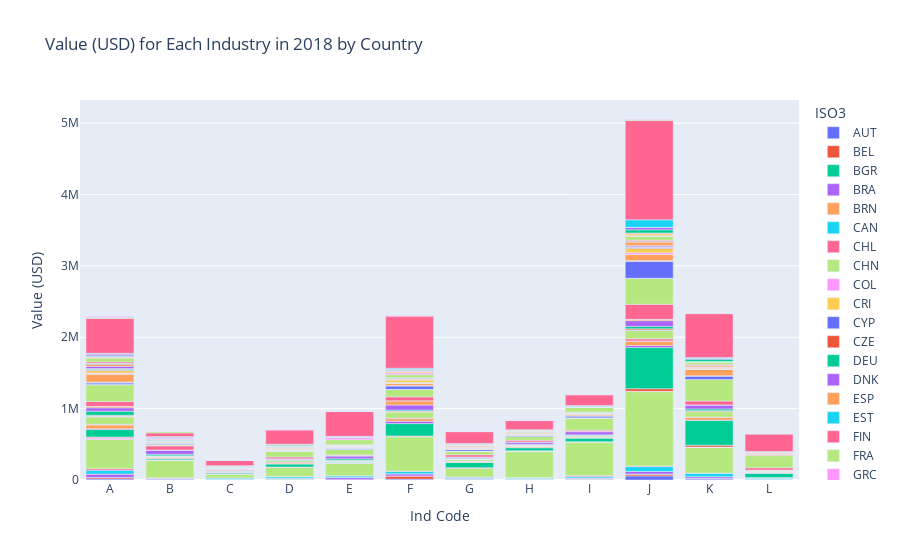

This figure's notebook cell:
### Markdown cell above
As predicted, Asia is the largest contributer globally in the industries as a whole. Europe and America are not too far behind though. Individually the USA is still the produces the most value from it's industries, closly folowed by China. This data is from 2018 though, and given how much China's economy has grown over the years, I believe it may have overtaken the US.

### Code cell
# Aggregate data by industry and country
aggregated_data = df_eng_final_2018.groupby(['Ind Code', 'ISO3'])['Value (USD)'].sum().reset_index()

# Create the bar chart
fig = px.bar(aggregated_data, x='Ind Code', y='Value (USD)', color='ISO3', title='Value (USD) for Each Industry in 2018 by Country')


# Show the plot
fig.show()

### Figure 1 — Plotly figure (JSON) as saved in the notebook; plotly's stock layout.template omitted (floating-point values rounded to 4 significant figures)
{"data": [{"alignmentgroup": "True", "hovertemplate": "ISO3=AUT<br>Ind Code=%{x}<br>Value (USD)=%{y}<extra></extra>", "legendgroup": "AUT", "marker": {"color": "#636efa", "pattern": {"shape": ""}}, "name": "AUT", "offsetgroup": "AUT", "orientation": "v", "showlegend": true, "textposition": "auto", "type": "bar", "x": ["A", "B", "C", "D", "E", "F", "G", "H", "I", "J", "K", "L"], "xaxis": "x", "y": [14270.0, 2342.0, 6085.0, 7162.0, 1871.0, 12940.0, 5872.0, 6174.0, 9814.0, 57200.0, 13770.0, 6411.0], "yaxis": "y"}, {"alignmentgroup": "True", "hovertemplate": "ISO3=BEL<br>Ind Code=%{x}<br>Value (USD)=%{y}<extra></extra>", "legendgroup": "BEL", "marker": {"color": "#EF553B", "pattern": {"shape": ""}}, "name": "BEL", "offsetgroup": "BEL", "orientation": "v", "showlegend": true, "textposition": "auto", "type": "bar", "x": ["A", "B", "C", "D", "E", "F", "G", "H", "I", "J", "K", "L"], "xaxis": "x", "y": [18770.0, 3035.0, 2050.0, 4623.0, 2823.0, 42180.0, 5038.0, 5935.0, 6278.0, 22740.0, 7512.0, 3024.0], "yaxis": "y"}, {"alignmentgroup": "True", "hovertemplate": "ISO3=BGR<br>Ind Code=%{x}<br>Value (USD)=%{y}<extra></extra>", "legendgroup": "BGR", "marker": {"color": "#00cc96", "pattern": {"shape": ""}}, "name": "BGR", "offsetgroup": "BGR", "orientation": "v", "showlegend": true, "textposition": "auto", "type": "bar", "x": ["A", "B", "C", "D", "E", "F", "G", "H", "I", "J", "K", "L"], "xaxis": "x", "y": [2606.0, 1605.0, 274.8, 715.0, 317.8, 1482.0, 874.9, 970.2, 856.0, 4543.0, 776.8, 1023.0], "yaxis": "y"}, {"alignmentgroup": "True", "hovertemplate": "ISO3=BRA<br>Ind Code=%{x}<br>Value (USD)=%{y}<extra></extra>", "legendgroup": "BRA", "marker": {"color": "#ab63fa", "pattern": {"shape": ""}}, "name": "BRA", "offsetgroup": "BRA", "orientation": "v", "showlegend": true, "textposition": "auto", "type": "bar", "x": ["A", "B", "C", "D", "E", "F", "G", "H", "I", "J", "K"], "xaxis": "x", "y": [48565, 18580.0, 3530.0, 12970.0, 28030.0, 30460.0, 10040.0, 7876.0, 11300.0, 35120.0, 24890.0], "yaxis": "y"}, {"alignmentgroup": "True", "hovertemplate": "ISO3=BRN<br>Ind Code=%{x}<br>Value (USD)=%{y}<extra></extra>", "legendgroup": "BRN", "marker": {"color": "#FFA15A", "pattern": {"shape": ""}}, "name": "BRN", "offsetgroup": "BRN", "orientation": "v", "showlegend": true, "textposition": "auto", "type": "bar", "x": ["A", "B", "C", "D", "E", "F", "G", "H", "I", "J", "K"], "xaxis": "x", "y": [16.8, 47.5, 2.4, 6.9, 1247.0, 37.6, 6.9, 13.7, 3.9, 33.3, 74.8], "yaxis": "y"}, {"alignmentgroup": "True", "hovertemplate": "ISO3=CAN<br>Ind Code=%{x}<br>Value (USD)=%{y}<extra></extra>", "legendgroup": "CAN", "marker": {"color": "#19d3f3", "pattern": {"shape": ""}}, "name": "CAN", "offsetgroup": "CAN", "orientation": "v", "showlegend": true, "textposition": "auto", "type": "bar", "x": ["A", "B", "C", "D", "E", "F", "G", "H", "I", "J", "K", "L"], "xaxis": "x", "y": [51690.0, 4126.0, 16360.0, 20720.0, 23580.0, 34810.0, 16820.0, 12710.0, 19090.0, 68290.0, 49130.0, 16070.0], "yaxis": "y"}, {"alignmentgroup": "True", "hovertemplate": "ISO3=CHL<br>Ind Code=%{x}<br>Value (USD)=%{y}<extra></extra>", "legendgroup": "CHL", "marker": {"color": "#FF6692", "pattern": {"shape": ""}}, "name": "CHL", "offsetgroup": "CHL", "orientation": "v", "showlegend": true, "textposition": "auto", "type": "bar", "x": ["A", "B", "C", "D", "E", "F", "G", "H", "I", "J", "K"], "xaxis": "x", "y": [22300.0, 1005.0, 1449.0, 3599.0, 1977.0, 2773.0, 4509.0, 1924.0, 14590.0, 8075.0, 1082.0], "yaxis": "y"}, {"alignmentgroup": "True", "hovertemplate": "ISO3=CHN<br>Ind Code=%{x}<br>Value (USD)=%{y}<extra></extra>", "legendgroup": "CHN", "marker": {"color": "#B6E880", "pattern": {"shape": ""}}, "name": "CHN", "offsetgroup": "CHN", "orientation": "v", "showlegend": true, "textposition": "auto", "type": "bar", "x": ["A", "B", "C", "D", "E", "F", "G", "H", "I", "J", "K"], "xaxis": "x", "y": [410600.0, 241900.0, 54180.0, 124600.0, 175200.0, 481400.0, 119900.0, 361300.0, 470000.0, 1042000.0, 362000.0], "yaxis": "y"}, {"alignmentgroup": "True", "hovertemplate": "ISO3=COL<br>Ind Code=%{x}<br>Value (USD)=%{y}<extra></extra>", "legendgroup": "COL", "marker": {"color": "#FF97FF", "pattern": {"shape": ""}}, "name": "COL", "offsetgroup": "COL", "orientation": "v", "showlegend": true, "textposition": "auto", "type": "bar", "x": ["A", "B", "C", "D", "E", "F", "G", "H", "I", "J", "K", "L"], "xaxis": "x", "y": [21020, 7315.0, 725.4, 3842.0, 8145.0, 5101.0, 2075.0, 8437.0, 1363.0, 3607.0, 1740.0, 3979.0], "yaxis": "y"}, {"alignmentgroup": "True", "hovertemplate": "ISO3=CRI<br>Ind Code=%{x}<br>Value (USD)=%{y}<extra></extra>", "legendgroup": "CRI", "marker": {"color": "#FECB52", "pattern": {"shape": ""}}, "name": "CRI", "offsetgroup": "CRI", "orientation": "v", "showlegend": true, "textposition": "auto", "type": "bar", "x": ["A", "B", "C", "D", "E", "F", "G", "H", "I", "J", "K"], "xaxis": "x", "y": [2920, 188.2, 90.4, 326.7, 221.2, 549.9, 123.7, 373, 104.6, 481.4, 25.1], "yaxis": "y"}, {"alignmentgroup": "True", "hovertemplate": "ISO3=CYP<br>Ind Code=%{x}<br>Value (USD)=%{y}<extra></extra>", "legendgroup": "CYP", "marker": {"color": "#636efa", "pattern": {"shape": ""}}, "name": "CYP", "offsetgroup": "CYP", "orientation": "v", "showlegend": true, "textposition": "auto", "type": "bar", "x": ["A", "B", "C", "D", "E", "F", "G", "H", "I", "J", "K", "L"], "xaxis": "x", "y": [837.4, 40.61, 125.9, 98.43, 5.34, 367.5, 67.93, 282.5, 52.32, 413.0, 14.7, 90.61], "yaxis": "y"}, {"alignmentgroup": "True", "hovertemplate": "ISO3=CZE<br>Ind Code=%{x}<br>Value (USD)=%{y}<extra></extra>", "legendgroup": "CZE", "marker": {"color": "#EF553B", "pattern": {"shape": ""}}, "name": "CZE", "offsetgroup": "CZE", "orientation": "v", "showlegend": true, "textposition": "auto", "type": "bar", "x": ["A", "B", "C", "D", "E", "F", "G", "H", "I", "J", "K", "L"], "xaxis": "x", "y": [8750.0, 2295.0, 2399.0, 3178.0, 61.03, 5981.0, 8038.0, 4818.0, 3017.0, 37060.0, 25420.0, 3836.0], "yaxis": "y"}, {"alignmentgroup": "True", "hovertemplate": "ISO3=DEU<br>Ind Code=%{x}<br>Value (USD)=%{y}<extra></extra>", "legendgroup": "DEU", "marker": {"color": "#00cc96", "pattern": {"shape": ""}}, "name": "DEU", "offsetgroup": "DEU", "orientation": "v", "showlegend": true, "textposition": "auto", "type": "bar", "x": ["A", "B", "C", "D", "E", "F", "G", "H", "I", "J", "K", "L"], "xaxis": "x", "y": [106100.0, 17490.0, 15410.0, 44040.0, 10070.0, 172400.0, 71500.0, 41700.0, 51750.0, 576600.0, 352200.0, 57390.0], "yaxis": "y"}, {"alignmentgroup": "True", "hovertemplate": "ISO3=DNK<br>Ind Code=%{x}<br>Value (USD)=%{y}<extra></extra>", "legendgroup": "DNK", "marker": {"color": "#ab63fa", "pattern": {"shape": ""}}, "name": "DNK", "offsetgroup": "DNK", "orientation": "v", "showlegend": true, "textposition": "auto", "type": "bar", "x": ["A", "B", "C", "D", "E", "F", "G", "H", "I", "J", "K", "L"], "xaxis": "x", "y": [9671.0, 1118.0, 1292.0, 1779.0, 799.0, 31600.0, 2557.0, 3217.0, 867.9, 28200.0, 1335.0, 5899.0], "yaxis": "y"}, {"alignmentgroup": "True", "hovertemplate": "ISO3=ESP<br>Ind Code=%{x}<br>Value (USD)=%{y}<extra></extra>", "legendgroup": "ESP", "marker": {"color": "#FFA15A", "pattern": {"shape": ""}}, "name": "ESP", "offsetgroup": "ESP", "orientation": "v", "showlegend": true, "textposition": "auto", "type": "bar", "x": ["A", "B", "C", "D", "E", "F", "G", "H", "I", "J", "K", "L"], "xaxis": "x", "y": [55070.0, 20550.0, 4517.0, 14260.0, 6738.0, 37450.0, 14730.0, 13080.0, 12910.0, 60850.0, 39000.0, 10120.0], "yaxis": "y"}, {"alignmentgroup": "True", "hovertemplate": "ISO3=EST<br>Ind Code=%{x}<br>Value (USD)=%{y}<extra></extra>", "legendgroup": "EST", "marker": {"color": "#19d3f3", "pattern": {"shape": ""}}, "name": "EST", "offsetgroup": "EST", "orientation": "v", "showlegend": true, "textposition": "auto", "type": "bar", "x": ["A", "B", "C", "D", "E", "F", "G", "H", "I", "J", "K", "L"], "xaxis": "x", "y": [962.4, 416.6, 1282.0, 361.4, 135.5, 342.8, 300.4, 414.6, 65.64, 2190.0, 310.8, 524.8], "yaxis": "y"}, {"alignmentgroup": "True", "hovertemplate": "ISO3=FIN<br>Ind Code=%{x}<br>Value (USD)=%{y}<extra></extra>", "legendgroup": "FIN", "marker": {"color": "#FF6692", "pattern": {"shape": ""}}, "name": "FIN", "offsetgroup": "FIN", "orientation": "v", "showlegend": true, "textposition": "auto", "type": "bar", "x": ["A", "B", "C", "D", "E", "F", "G", "H", "I", "J", "K", "L"], "xaxis": "x", "y": [6367.0, 953.4, 3164.0, 9412.0, 2054.0, 9245.0, 2457.0, 2643.0, 4420.0, 30130.0, 2696.0, 1491.0], "yaxis": "y"}, {"alignmentgroup": "True", "hovertemplate": "ISO3=FRA<br>Ind Code=%{x}<br>Value (USD)=%{y}<extra></extra>", "legendgroup": "FRA", "marker": {"color": "#B6E880", "pattern": {"shape": ""}}, "name": "FRA", "offsetgroup": "FRA", "orientation": "v", "showlegend": true, "textposition": "auto", "type": "bar", "x": ["A", "B", "C", "D", "E", "F", "G", "H", "I", "J", "K", "L"], "xaxis": "x", "y": [103300.0, 12870.0, 6778.0, 20290.0, 6032.0, 83670.0, 26630.0, 18440.0, 13450.0, 116500.0, 76150.0, 16190.0], "yaxis": "y"}, {"alignmentgroup": "True", "hovertemplate": "ISO3=GRC<br>Ind Code=%{x}<br>Value (USD)=%{y}<extra></extra>", "legendgroup": "GRC", "marker": {"color": "#FF97FF", "pattern": {"shape": ""}}, "name": "GRC", "offsetgroup": "GRC", "orientation": "v", "showlegend": true, "textposition": "auto", "type": "bar", "x": ["A", "B", "C", "D", "E", "F", "G", "H", "I", "J", "K", "L"], "xaxis": "x", "y": [11670.0, 1203.0, 218, 1633.0, 3109.0, 4368.0, 1312.0, 1835.0, 2717.0, 4513.0, 1060.0, 713.8], "yaxis": "y"}, {"alignmentgroup": "True", "hovertemplate": "ISO3=HKG<br>Ind Code=%{x}<br>Value (USD)=%{y}<extra></extra>", "legendgroup": "HKG", "marker": {"color": "#FECB52", "pattern": {"shape": ""}}, "name": "HKG", "offsetgroup": "HKG", "orientation": "v", "showlegend": true, "textposition": "auto", "type": "bar", "x": ["A", "B", "C", "D", "E", "F", "H", "I", "J", "K"], "xaxis": "x", "y": [2646.0, 291.7, 222, 178.7, 50.8, 96.2, 69.1, 382.3, 334.7, 112.7], "yaxis": "y"}, {"alignmentgroup": "True", "hovertemplate": "ISO3=HRV<br>Ind Code=%{x}<br>Value (USD)=%{y}<extra></extra>", "legendgroup": "HRV", "marker": {"color": "#636efa", "pattern": {"shape": ""}}, "name": "HRV", "offsetgroup": "HRV", "orientation": "v", "showlegend": true, "textposition": "auto", "type": "bar", "x": ["A", "B", "C", "D", "E", "F", "G", "H", "I", "J", "K", "L"], "xaxis": "x", "y": [3606.0, 765.8, 626.8, 752.2, 1136.0, 1247.0, 585.5, 846.4, 158.5, 3603.0, 286.5, 597.2], "yaxis": "y"}, {"alignmentgroup": "True", "hovertemplate": "ISO3=HUN<br>Ind Code=%{x}<br>Value (USD)=%{y}<extra></extra>", "legendgroup": "HUN", "marker": {"color": "#EF553B", "pattern": {"shape": ""}}, "name": "HUN", "offsetgroup": "HUN", "orientation": "v", "showlegend": true, "textposition": "auto", "type": "bar", "x": ["A", "B", "C", "D", "E", "F", "G", "H", "I", "J", "K", "L"], "xaxis": "x", "y": [5616.0, 1186.0, 702.1, 1789.0, 2023.0, 7272.0, 4116, 2037.0, 1698.0, 15870.0, 11660.0, 1818.0], "yaxis": "y"}, {"alignmentgroup": "True", "hovertemplate": "ISO3=IDN<br>Ind Code=%{x}<br>Value (USD)=%{y}<extra></extra>", "legendgroup": "IDN", "marker": {"color": "#00cc96", "pattern": {"shape": ""}}, "name": "IDN", "offsetgroup": "IDN", "orientation": "v", "showlegend": true, "textposition": "auto", "type": "bar", "x": ["A", "B", "C", "D", "E", "F", "G", "H", "I", "J", "K"], "xaxis": "x", "y": [56690.0, 21870.0, 5118.0, 9408.0, 21400.0, 15370.0, 5991.0, 6034.0, 8092.0, 32760.0, 24610.0], "yaxis": "y"}, {"alignmentgroup": "True", "hovertemplate": "ISO3=IND<br>Ind Code=%{x}<br>Value (USD)=%{y}<extra></extra>", "legendgroup": "IND", "marker": {"color": "#ab63fa", "pattern": {"shape": ""}}, "name": "IND", "offsetgroup": "IND", "orientation": "v", "showlegend": true, "textposition": "auto", "type": "bar", "x": ["A", "B", "C", "D", "E", "F", "G", "H", "I", "J", "K"], "xaxis": "x", "y": [47080.0, 58620.0, 7389.0, 11660.0, 37750.0, 69280.0, 18060.0, 29930.0, 44780.0, 81610.0, 55750.0], "yaxis": "y"}, {"alignmentgroup": "True", "hovertemplate": "ISO3=IRL<br>Ind Code=%{x}<br>Value (USD)=%{y}<extra></extra>", "legendgroup": "IRL", "marker": {"color": "#FFA15A", "pattern": {"shape": ""}}, "name": "IRL", "offsetgroup": "IRL", "orientation": "v", "showlegend": true, "textposition": "auto", "type": "bar", "x": ["A", "B", "C", "D", "E", "F", "G", "H", "I", "J", "K", "L"], "xaxis": "x", "y": [19390.0, 373.6, 711.0, 1187.0, 12450.0, 59400.0, 1454.0, 1825.0, 747, 18220.0, 889.8, 9831.0], "yaxis": "y"}, {"alignmentgroup": "True", "hovertemplate": "ISO3=ISL<br>Ind Code=%{x}<br>Value (USD)=%{y}<extra></extra>", "legendgroup": "ISL", "marker": {"color": "#19d3f3", "pattern": {"shape": ""}}, "name": "ISL", "offsetgroup": "ISL", "orientation": "v", "showlegend": true, "textposition": "auto", "type": "bar", "x": ["A", "B", "C", "D", "E", "F", "G", "H", "I", "J", "K", "L"], "xaxis": "x", "y": [1803.0, 48.35, 28.04, 100.8, 3.81, 89.26, 56.31, 196.7, 710, 670.3, 16.48, 308.9], "yaxis": "y"}, {"alignmentgroup": "True", "hovertemplate": "ISO3=ITA<br>Ind Code=%{x}<br>Value (USD)=%{y}<extra></extra>", "legendgroup": "ITA", "marker": {"color": "#FF6692", "pattern": {"shape": ""}}, "name": "ITA", "offsetgroup": "ITA", "orientation": "v", "showlegend": true, "textposition": "auto", "type": "bar", "x": ["A", "B", "C", "D", "E", "F", "G", "H", "I", "J", "K", "L"], "xaxis": "x", "y": [66740.0, 58460.0, 10950.0, 24010.0, 3023.0, 55240.0, 31150.0, 23590.0, 19120.0, 209700.0, 54570.0, 32220.0], "yaxis": "y"}, {"alignmentgroup": "True", "hovertemplate": "ISO3=JPN<br>Ind Code=%{x}<br>Value (USD)=%{y}<extra></extra>", "legendgroup": "JPN", "marker": {"color": "#B6E880", "pattern": {"shape": ""}}, "name": "JPN", "offsetgroup": "JPN", "orientation": "v", "showlegend": true, "textposition": "auto", "type": "bar", "x": ["A", "B", "C", "D", "E", "F", "G", "H", "I", "J", "K", "L"], "xaxis": "x", "y": [234200.0, 14367, 8776.0, 82830.0, 78770.0, 103800.0, 51260.0, 53100.0, 165700.0, 363700.0, 301300.0, 169900.0], "yaxis": "y"}, {"alignmentgroup": "True", "hovertemplate": "ISO3=KAZ<br>Ind Code=%{x}<br>Value (USD)=%{y}<extra></extra>", "legendgroup": "KAZ", "marker": {"color": "#FF97FF", "pattern": {"shape": ""}}, "name": "KAZ", "offsetgroup": "KAZ", "orientation": "v", "showlegend": true, "textposition": "auto", "type": "bar", "x": ["A", "B", "C", "D", "E", "F", "G", "H", "I", "J", "K"], "xaxis": "x", "y": [4637.0, 225.1, 43.8, 215.2, 1897.0, 1182, 322.2, 1036.0, 7339.0, 948.7, 465.2], "yaxis": "y"}, {"alignmentgroup": "True", "hovertemplate": "ISO3=KHM<br>Ind Code=%{x}<br>Value (USD)=%{y}<extra></extra>", "legendgroup": "KHM", "marker": {"color": "#FECB52", "pattern": {"shape": ""}}, "name": "KHM", "offsetgroup": "KHM", "orientation": "v", "showlegend": true, "textposition": "auto", "type": "bar", "x": ["A", "B", "C", "D", "E", "F", "G", "H", "I", "J", "K"], "xaxis": "x", "y": [632.9, 4106.0, 548.9, 115.8, 93.1, 97.9, 103.3, 49.1, 30.2, 573.6, 292.7], "yaxis": "y"}, {"alignmentgroup": "True", "hovertemplate": "ISO3=KOR<br>Ind Code=%{x}<br>Value (USD)=%{y}<extra></extra>", "legendgroup": "KOR", "marker": {"color": "#636efa", "pattern": {"shape": ""}}, "name": "KOR", "offsetgroup": "KOR", "orientation": "v", "showlegend": true, "textposition": "auto", "type": "bar", "x": ["A", "B", "C", "D", "E", "F", "G", "H", "I", "J", "K"], "xaxis": "x", "y": [23360.0, 15520.0, 2132, 12020.0, 17220.0, 50103, 24456, 12440.0, 28120.0, 241659, 49990.0], "yaxis": "y"}, {"alignmentgroup": "True", "hovertemplate": "ISO3=LAO<br>Ind Code=%{x}<br>Value (USD)=%{y}<extra></extra>", "legendgroup": "LAO", "marker": {"color": "#EF553B", "pattern": {"shape": ""}}, "name": "LAO", "offsetgroup": "LAO", "orientation": "v", "showlegend": true, "textposition": "auto", "type": "bar", "x": ["A", "B", "C", "D", "E", "F", "G", "H", "I", "J", "K"], "xaxis": "x", "y": [333.4, 247.6, 177.9, 4.2, 86.7, 61.5, 15.4, 166.4, 520.1, 76.3, 2.8], "yaxis": "y"}, {"alignmentgroup": "True", "hovertemplate": "ISO3=LTU<br>Ind Code=%{x}<br>Value (USD)=%{y}<extra></extra>", "legendgroup": "LTU", "marker": {"color": "#00cc96", "pattern": {"shape": ""}}, "name": "LTU", "offsetgroup": "LTU", "orientation": "v", "showlegend": true, "textposition": "auto", "type": "bar", "x": ["A", "B", "C", "D", "E", "F", "G", "H", "I", "J", "K", "L"], "xaxis": "x", "y": [3425.0, 1213, 1215.0, 832.1, 413.1, 1645.0, 1072.0, 634.0, 45.56, 2444.0, 639.6, 2382.0], "yaxis": "y"}, {"alignmentgroup": "True", "hovertemplate": "ISO3=MAR<br>Ind Code=%{x}<br>Value (USD)=%{y}<extra></extra>", "legendgroup": "MAR", "marker": {"color": "#ab63fa", "pattern": {"shape": ""}}, "name": "MAR", "offsetgroup": "MAR", "orientation": "v", "showlegend": true, "textposition": "auto", "type": "bar", "x": ["A", "B", "C", "D", "E", "F", "G", "H", "I", "J", "K"], "xaxis": "x", "y": [7306.0, 2323.0, 197.9, 434.1, 0.3, 3765.0, 115.8, 1427.0, 745.9, 2425.0, 1486.0], "yaxis": "y"}, {"alignmentgroup": "True", "hovertemplate": "ISO3=MEX<br>Ind Code=%{x}<br>Value (USD)=%{y}<extra></extra>", "legendgroup": "MEX", "marker": {"color": "#FFA15A", "pattern": {"shape": ""}}, "name": "MEX", "offsetgroup": "MEX", "orientation": "v", "showlegend": true, "textposition": "auto", "type": "bar", "x": ["A", "B", "C", "D", "E", "F", "G", "H", "I", "J", "K", "L"], "xaxis": "x", "y": [112900.0, 17190.0, 3442.0, 10280.0, 12780.0, 30910.0, 13370.0, 11160.0, 24240.0, 85730.0, 94090.0, 12430.0], "yaxis": "y"}, {"alignmentgroup": "True", "hovertemplate": "ISO3=MKD<br>Ind Code=%{x}<br>Value (USD)=%{y}<extra></extra>", "legendgroup": "MKD", "marker": {"color": "#19d3f3", "pattern": {"shape": ""}}, "name": "MKD", "offsetgroup": "MKD", "orientation": "v", "showlegend": true, "textposition": "auto", "type": "bar", "x": ["A", "B", "C", "D", "E", "F", "G", "H", "I", "J", "K", "L"], "xaxis": "x", "y": [370.4, 340.8, 19.4, 65.18, 0.49, 100.5, 58.27, 79.77, 64.36, 292.9, 239.1, 48.82], "yaxis": "y"}, {"alignmentgroup": "True", "hovertemplate": "ISO3=MLT<br>Ind Code=%{x}<br>Value (USD)=%{y}<extra></extra>", "legendgroup": "MLT", "marker": {"color": "#FF6692", "pattern": {"shape": ""}}, "name": "MLT", "offsetgroup": "MLT", "orientation": "v", "showlegend": true, "textposition": "auto", "type": "bar", "x": ["A", "B", "C", "D", "E", "F", "G", "H", "I", "J", "K", "L"], "xaxis": "x", "y": [335.7, 28.12, 10.9, 94.5, 0.1, 126.2, 86.2, 53.6, 1.86, 292.4, 157.8, 329.7], "yaxis": "y"}, {"alignmentgroup": "True", "hovertemplate": "ISO3=MMR<br>Ind Code=%{x}<br>Value (USD)=%{y}<extra></extra>", "legendgroup": "MMR", "marker": {"color": "#B6E880", "pattern": {"shape": ""}}, "name": "MMR", "offsetgroup": "MMR", "orientation": "v", "showlegend": true, "textposition": "auto", "type": "bar", "x": ["A", "B", "C", "D", "E", "F", "G", "H", "I", "J", "K"], "xaxis": "x", "y": [3474.0, 2715, 390.5, 389.6, 752.3, 764.3, 315.3, 528.7, 499.7, 1449.0, 649.2], "yaxis": "y"}, {"alignmentgroup": "True", "hovertemplate": "ISO3=MYS<br>Ind Code=%{x}<br>Value (USD)=%{y}<extra></extra>", "legendgroup": "MYS", "marker": {"color": "#FF97FF", "pattern": {"shape": ""}}, "name": "MYS", "offsetgroup": "MYS", "orientation": "v", "showlegend": true, "textposition": "auto", "type": "bar", "x": ["A", "B", "C", "D", "E", "F", "G", "H", "I", "J", "K"], "xaxis": "x", "y": [7945.0, 1576.0, 1504.0, 2472.0, 9746.0, 7602.0, 3272.0, 2407.0, 2165.0, 23790.0, 4496.0], "yaxis": "y"}, {"alignmentgroup": "True", "hovertemplate": "ISO3=NLD<br>Ind Code=%{x}<br>Value (USD)=%{y}<extra></extra>", "legendgroup": "NLD", "marker": {"color": "#FECB52", "pattern": {"shape": ""}}, "name": "NLD", "offsetgroup": "NLD", "orientation": "v", "showlegend": true, "textposition": "auto", "type": "bar", "x": ["A", "B", "C", "D", "E", "F", "G", "H", "I", "J", "K", "L"], "xaxis": "x", "y": [35380.0, 2577.0, 2262.0, 7822.0, 3296.0, 36610.0, 6998.0, 4772.0, 5407.0, 62310.0, 9934.0, 11800.0], "yaxis": "y"}, {"alignmentgroup": "True", "hovertemplate": "ISO3=NOR<br>Ind Code=%{x}<br>Value (USD)=%{y}<extra></extra>", "legendgroup": "NOR", "marker": {"color": "#636efa", "pattern": {"shape": ""}}, "name": "NOR", "offsetgroup": "NOR", "orientation": "v", "showlegend": true, "textposition": "auto", "type": "bar", "x": ["A", "B", "C", "D", "E", "F", "G", "H", "I", "J", "K", "L"], "xaxis": "x", "y": [11250.0, 723.6, 2237.0, 1903.0, 889.5, 3372.0, 1072.0, 2686.0, 3107.0, 13230.0, 3759.0, 1519.0], "yaxis": "y"}, {"alignmentgroup": "True", "hovertemplate": "ISO3=NZL<br>Ind Code=%{x}<br>Value (USD)=%{y}<extra></extra>", "legendgroup": "NZL", "marker": {"color": "#EF553B", "pattern": {"shape": ""}}, "name": "NZL", "offsetgroup": "NZL", "orientation": "v", "showlegend": true, "textposition": "auto", "type": "bar", "x": ["A", "B", "C", "D", "E", "F", "G", "H", "I", "J", "K"], "xaxis": "x", "y": [7619.0, 438.0, 1111.0, 1118.0, 1546.0, 1034.0, 1043.0, 835.8, 607.5, 5600.0, 925.1], "yaxis": "y"}, {"alignmentgroup": "True", "hovertemplate": "ISO3=PER<br>Ind Code=%{x}<br>Value (USD)=%{y}<extra></extra>", "legendgroup": "PER", "marker": {"color": "#00cc96", "pattern": {"shape": ""}}, "name": "PER", "offsetgroup": "PER", "orientation": "v", "showlegend": true, "textposition": "auto", "type": "bar", "x": ["A", "B", "C", "D", "E", "F", "G", "H", "I", "J", "K"], "xaxis": "x", "y": [8683.0, 3378.0, 672.7, 2133.0, 2554.0, 2635, 1366.0, 2640, 2703.0, 3370.0, 905.6], "yaxis": "y"}, {"alignmentgroup": "True", "hovertemplate": "ISO3=PHL<br>Ind Code=%{x}<br>Value (USD)=%{y}<extra></extra>", "legendgroup": "PHL", "marker": {"color": "#ab63fa", "pattern": {"shape": ""}}, "name": "PHL", "offsetgroup": "PHL", "orientation": "v", "showlegend": true, "textposition": "auto", "type": "bar", "x": ["A", "B", "C", "D", "E", "F", "G", "H", "I", "J", "K"], "xaxis": "x", "y": [31261, 4862.0, 769.4, 941.8, 4330.0, 3429, 975.3, 1632.0, 1458.0, 16570.0, 2110], "yaxis": "y"}, {"alignmentgroup": "True", "hovertemplate": "ISO3=POL<br>Ind Code=%{x}<br>Value (USD)=%{y}<extra></extra>", "legendgroup": "POL", "marker": {"color": "#FFA15A", "pattern": {"shape": ""}}, "name": "POL", "offsetgroup": "POL", "orientation": "v", "showlegend": true, "textposition": "auto", "type": "bar", "x": ["A", "B", "C", "D", "E", "F", "G", "H", "I", "J", "K", "L"], "xaxis": "x", "y": [30420.0, 5936.0, 7522.0, 10350.0, 5277.0, 13980.0, 15050.0, 11330.0, 5214.0, 47110.0, 20490.0, 11890.0], "yaxis": "y"}, {"alignmentgroup": "True", "hovertemplate": "ISO3=PRT<br>Ind Code=%{x}<br>Value (USD)=%{y}<extra></extra>", "legendgroup": "PRT", "marker": {"color": "#19d3f3", "pattern": {"shape": ""}}, "name": "PRT", "offsetgroup": "PRT", "orientation": "v", "showlegend": true, "textposition": "auto", "type": "bar", "x": ["A", "B", "C", "D", "E", "F", "G", "H", "I", "J", "K", "L"], "xaxis": "x", "y": [9607.0, 9744.0, 2350.0, 3520.0, 1189.0, 3783.0, 3032.0, 3366, 1058.0, 10360.0, 4536.0, 2758.0], "yaxis": "y"}, {"alignmentgroup": "True", "hovertemplate": "ISO3=ROU<br>Ind Code=%{x}<br>Value (USD)=%{y}<extra></extra>", "legendgroup": "ROU", "marker": {"color": "#FF6692", "pattern": {"shape": ""}}, "name": "ROU", "offsetgroup": "ROU", "orientation": "v", "showlegend": true, "textposition": "auto", "type": "bar", "x": ["A", "B", "C", "D", "E", "F", "G", "H", "I", "J", "K", "L"], "xaxis": "x", "y": [20870.0, 6934.0, 2508.0, 2076.0, 4464.0, 3460.0, 3800.0, 3163.0, 3477.0, 15900.0, 13270.0, 3100.0], "yaxis": "y"}, {"alignmentgroup": "True", "hovertemplate": "ISO3=RUS<br>Ind Code=%{x}<br>Value (USD)=%{y}<extra></extra>", "legendgroup": "RUS", "marker": {"color": "#B6E880", "pattern": {"shape": ""}}, "name": "RUS", "offsetgroup": "RUS", "orientation": "v", "showlegend": true, "textposition": "auto", "type": "bar", "x": ["A", "B", "C", "D", "E", "F", "G", "H", "I", "J", "K", "L"], "xaxis": "x", "y": [55950.0, 7353.0, 8029.0, 13520.0, 69350.0, 43180.0, 8039, 15090.0, 66260.0, 54440.0, 34840.0, 6156.0], "yaxis": "y"}, {"alignmentgroup": "True", "hovertemplate": "ISO3=SAU<br>Ind Code=%{x}<br>Value (USD)=%{y}<extra></extra>", "legendgroup": "SAU", "marker": {"color": "#FF97FF", "pattern": {"shape": ""}}, "name": "SAU", "offsetgroup": "SAU", "orientation": "v", "showlegend": true, "textposition": "auto", "type": "bar", "x": ["A", "B", "C", "D", "E", "F", "G", "H", "I", "J", "K"], "xaxis": "x", "y": [13690.0, 2859.0, 992.8, 3834.0, 26710.0, 25400.0, 2581.0, 5128.0, 4291.0, 10530.0, 1206.0], "yaxis": "y"}, {"alignmentgroup": "True", "hovertemplate": "ISO3=SGP<br>Ind Code=%{x}<br>Value (USD)=%{y}<extra></extra>", "legendgroup": "SGP", "marker": {"color": "#FECB52", "pattern": {"shape": ""}}, "name": "SGP", "offsetgroup": "SGP", "orientation": "v", "showlegend": true, "textposition": "auto", "type": "bar", "x": ["A", "B", "C", "D", "E", "F", "G", "H", "I", "J", "K"], "xaxis": "x", "y": [3263.0, 408.2, 130.6, 1118.0, 4675.0, 22590.0, 685.2, 355.1, 445.3, 26070.0, 6336.0], "yaxis": "y"}, {"alignmentgroup": "True", "hovertemplate": "ISO3=SRB<br>Ind Code=%{x}<br>Value (USD)=%{y}<extra></extra>", "legendgroup": "SRB", "marker": {"color": "#636efa", "pattern": {"shape": ""}}, "name": "SRB", "offsetgroup": "SRB", "orientation": "v", "showlegend": true, "textposition": "auto", "type": "bar", "x": ["A", "B", "C", "D", "E", "F", "G", "H", "I", "J", "K", "L"], "xaxis": "x", "y": [3253.0, 1021.0, 337.6, 628.6, 1123.0, 1156.0, 1130.0, 599.5, 178.5, 2850.0, 762.5, 558.0], "yaxis": "y"}, {"alignmentgroup": "True", "hovertemplate": "ISO3=SVN<br>Ind Code=%{x}<br>Value (USD)=%{y}<extra></extra>", "legendgroup": "SVN", "marker": {"color": "#EF553B", "pattern": {"shape": ""}}, "name": "SVN", "offsetgroup": "SVN", "orientation": "v", "showlegend": true, "textposition": "auto", "type": "bar", "x": ["A", "B", "C", "D", "E", "F", "G", "H", "I", "J", "K", "L"], "xaxis": "x", "y": [1449.0, 577.2, 686.0, 816.5, 2.75, 3310.0, 1518.0, 790.7, 1117.0, 7366.0, 1827.0, 893.1], "yaxis": "y"}, {"alignmentgroup": "True", "hovertemplate": "ISO3=SWE<br>Ind Code=%{x}<br>Value (USD)=%{y}<extra></extra>", "legendgroup": "SWE", "marker": {"color": "#00cc96", "pattern": {"shape": ""}}, "name": "SWE", "offsetgroup": "SWE", "orientation": "v", "showlegend": true, "textposition": "auto", "type": "bar", "x": ["A", "B", "C", "D", "E", "F", "G", "H", "I", "J", "K", "L"], "xaxis": "x", "y": [11020.0, 1103.0, 5325.0, 12880.0, 1627.0, 8081.0, 4096.0, 3681.0, 7770.0, 45270.0, 31150.0, 4207.0], "yaxis": "y"}, {"alignmentgroup": "True", "hovertemplate": "ISO3=THA<br>Ind Code=%{x}<br>Value (USD)=%{y}<extra></extra>", "legendgroup": "THA", "marker": {"color": "#ab63fa", "pattern": {"shape": ""}}, "name": "THA", "offsetgroup": "THA", "orientation": "v", "showlegend": true, "textposition": "auto", "type": "bar", "x": ["A", "B", "C", "D", "E", "F", "G", "H", "I", "J", "K"], "xaxis": "x", "y": [23400.0, 14720.0, 1376.0, 2904.0, 6623.0, 12400.0, 6562.0, 5439, 3415.0, 32590.0, 13510.0], "yaxis": "y"}, {"alignmentgroup": "True", "hovertemplate": "ISO3=TUN<br>Ind Code=%{x}<br>Value (USD)=%{y}<extra></extra>", "legendgroup": "TUN", "marker": {"color": "#FFA15A", "pattern": {"shape": ""}}, "name": "TUN", "offsetgroup": "TUN", "orientation": "v", "showlegend": true, "textposition": "auto", "type": "bar", "x": ["A", "B", "C", "D", "E", "F", "G", "H", "I", "J", "K"], "xaxis": "x", "y": [1200.0, 1498, 120.9, 175.2, 29.4, 532, 95.8, 438.5, 66.2, 1466.0, 428.4], "yaxis": "y"}, {"alignmentgroup": "True", "hovertemplate": "ISO3=TWN<br>Ind Code=%{x}<br>Value (USD)=%{y}<extra></extra>", "legendgroup": "TWN", "marker": {"color": "#19d3f3", "pattern": {"shape": ""}}, "name": "TWN", "offsetgroup": "TWN", "orientation": "v", "showlegend": true, "textposition": "auto", "type": "bar", "x": ["A", "B", "C", "D", "E", "F", "G", "H", "I", "J", "K"], "xaxis": "x", "y": [8449.0, 5359, 446, 3525.0, 6091.0, 16300.0, 6165.0, 3608.0, 10330.0, 105400.0, 8987], "yaxis": "y"}, {"alignmentgroup": "True", "hovertemplate": "ISO3=USA<br>Ind Code=%{x}<br>Value (USD)=%{y}<extra></extra>", "legendgroup": "USA", "marker": {"color": "#FF6692", "pattern": {"shape": ""}}, "name": "USA", "offsetgroup": "USA", "orientation": "v", "showlegend": true, "textposition": "auto", "type": "bar", "x": ["A", "B", "C", "D", "E", "F", "G", "H", "I", "J", "K", "L"], "xaxis": "x", "y": [489700.0, 51710.0, 72970.0, 201000.0, 347500.0, 730600.0, 164600.0, 127400.0, 149400.0, 1390000.0, 615200.0, 240800.0], "yaxis": "y"}, {"alignmentgroup": "True", "hovertemplate": "ISO3=VNM<br>Ind Code=%{x}<br>Value (USD)=%{y}<extra></extra>", "legendgroup": "VNM", "marker": {"color": "#B6E880", "pattern": {"shape": ""}}, "name": "VNM", "offsetgroup": "VNM", "orientation": "v", "showlegend": true, "textposition": "auto", "type": "bar", "x": ["A", "B", "C", "D", "E", "F", "G", "H", "I", "J", "K"], "xaxis": "x", "y": [11540.0, 18104, 1072.0, 2006, 1854.0, 4420.0, 3245.0, 5243.0, 3187.0, 15830.0, 4147.0], "yaxis": "y"}, {"alignmentgroup": "True", "hovertemplate": "ISO3=ZAF<br>Ind Code=%{x}<br>Value (USD)=%{y}<extra></extra>", "legendgroup": "ZAF", "marker": {"color": "#FF97FF", "pattern": {"shape": ""}}, "name": "ZAF", "offsetgroup": "ZAF", "orientation": "v", "showlegend": true, "textposition": "auto", "type": "bar", "x": ["A", "B", "C", "D", "E", "F", "G", "H", "I", "J", "K"], "xaxis": "x", "y": [13380.0, 1577.0, 1955.0, 2453.0, 3519.0, 5117, 1741.0, 1352.0, 3003.0, 6780.0, 4299.0], "yaxis": "y"}], "layout": {"barmode": "relative", "legend": {"title": {"text": "ISO3"}, "tracegroupgap": 0}, "title": {"text": "Value (USD) for Each Industry in 2018 by Country"}, "xaxis": {"anchor": "y", "domain": [0, 1], "title": {"text": "Ind Code"}}, "yaxis": {"anchor": "x", "domain": [0, 1], "title": {"text": "Value (USD)"}}}}
